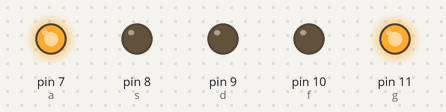
The sketch below on a simulated Arduino Uno, built with avr-gcc and run on an emulated ATmega328P. Parts: output pins drawn as LEDs (lit = HIGH).

Above: at 0.01 s.
At 1.41 s:
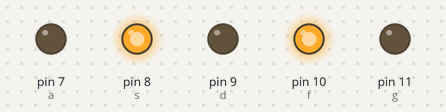
At 3.01 s:
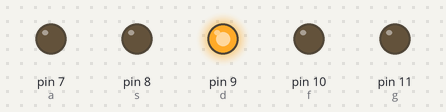
At 6.0 s:
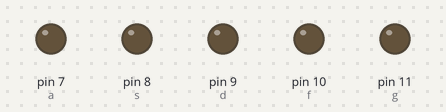
Timing chart, 0 to 7.5 s (numbered marks = the images above):
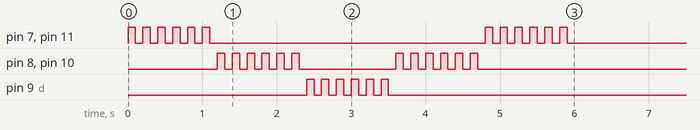

The sketch:

A2_for_11.ino
```cpp
int a = 7;
int s = 8;
int d = 9;
int f = 10;
int g = 11;
void setup()
{
  pinMode(a, OUTPUT);
  pinMode(s, OUTPUT);
  pinMode(d, OUTPUT);
  pinMode(f, OUTPUT);
  pinMode(g, OUTPUT);
  Serial.begin(9600);
  for (int i = 0; i < 6; i++)
  {
    digitalWrite(a, HIGH);
    digitalWrite(g, HIGH);
    delay(100);
    digitalWrite(a, LOW);
    digitalWrite(g, LOW);
    delay(100);
  }
  for (int i = 0; i < 6; i++)
  {
    digitalWrite(s, HIGH);
    digitalWrite(f, HIGH);
    delay(100);
    digitalWrite(s, LOW);
    digitalWrite(f, LOW);
    delay(100);
  }
  for (int i = 0; i < 6; i++)
  {
    digitalWrite(d, HIGH);
    delay(100);
    digitalWrite(d, LOW);
    delay(100);
  }
  for (int i = 0; i < 6; i++)
  {
    digitalWrite(s, HIGH);
    digitalWrite(f, HIGH);
    delay(100);
    digitalWrite(s, LOW);
    digitalWrite(f, LOW);
    delay(100);
  }
  for (int i = 0; i < 6; i++)
  {
    digitalWrite(a, HIGH);
    digitalWrite(g, HIGH);
    delay(100);
    digitalWrite(a, LOW);
    digitalWrite(g, LOW);
    delay(100);
  }
}
void loop()
{

}
```
